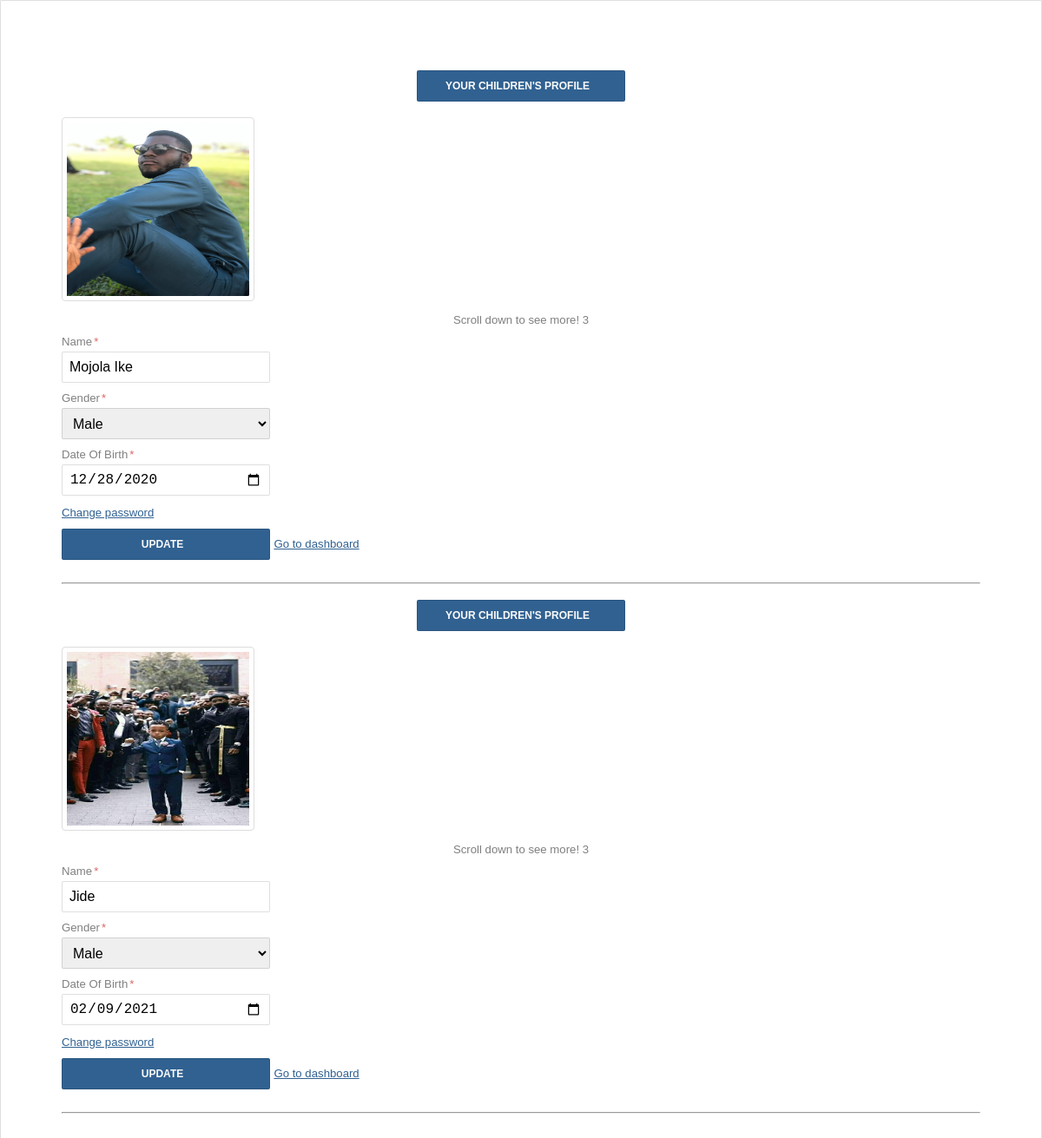
/cprofile.php (signed in), run on the app's committed database.
### tables this page shows
CREATE TABLE IF NOT EXISTS `children` (
  `id` int(4) NOT NULL AUTO_INCREMENT,
  `name` varchar(1000) NOT NULL,
  `image` varchar(100) NOT NULL,
  `gender` varchar(1000) NOT NULL,
  `dob` date NOT NULL,
  `Pid` varchar(4) NOT NULL,
  `date_created` timestamp NOT NULL DEFAULT CURRENT_TIMESTAMP,
  PRIMARY KEY (`id`)
);

CREATE TABLE IF NOT EXISTS `parents` (
  `Pid` int(4) NOT NULL AUTO_INCREMENT,
  `Pname` varchar(1000) NOT NULL,
  `username` varchar(100) NOT NULL,
  `address` varchar(100) NOT NULL,
  `dept` varchar(100) NOT NULL,
  `phone` varchar(100) NOT NULL,
  `email` varchar(100) NOT NULL,
  `password` varchar(100) NOT NULL,
  PRIMARY KEY (`Pid`)
);

### session.php (called while the page is built, shortened)
<?php
$connection = mysqli_connect("localhost", "root", "");
$user_check=$_SESSION['login_user'];
$ses_sql=mysqli_query($connection, "select * from parents where username='$user_check'");
$row = mysqli_fetch_assoc($ses_sql);
$login_id =$row['Pid'];
?>

### cprofile.php (the view, shortened to what this page needs)
 <?php
include('session.php');
 include('conn.php');
 ?>
<!DOCTYPE html>
<html>
<head>
</head>
<body>
   <?php
  $id =   $login_id;
$sql = "SELECT * FROM children  WHERE Pid = $id";
 $result = mysqli_query($db, $sql);
while($row = mysqli_fetch_array($result)) {
$name =   $row['name'];
$gender =   $row['gender'];
$dob =   $row['dob'];
 echo'<form method="POST" action="cprofile.php" id="login-form" class="login-form" autocomplete="off" role="main" enctype="multipart/form-data">
  <div>';
 echo' <center><button> Your Children\'s profile</button></center>
  </div>
  <h1 class="a11y-hidden">Update profile</h1> <br>';
     echo" <a title=".$row['name']."><img src='images/".$row['image']."' class='g' alt='My Child's pic/></a>";
  ;?>
  <div>
      <center> <label class="label-email">
      <span class="">Scroll down to see more! <?php  echo $id ?></span>
    </label></center>
    <label class="label-email">
      <input type="text" class="text" name="name"  placeholder="New Name"  tabindex="1" value="<?php echo $name; ?>" required />
      <span class="required">Name</span>
    </label>
    <label class="label-email">
      <select name="gender" >
      <option style="" value="<?php echo $gender; ?>"><?php echo $gender; ?></option>
</select>
      <span class="required">Gender</span>
    </label>
    <label class="label-email">
      <input type="date" class="text" name="dob" placeholder=""  tabindex="1"  value="<?php echo $dob; ?>"  required />
      <span class="required">Date Of Birth</span>
    </label>
    <label class="label-email">
    </label>
  </div>
   <div class="email">
    <a href="password.php">Change password</a>
  </div>
  <br>
  <input type="submit" name="update" value="Update" />
<div class="email">
    <a href="page.php">Go to dashboard</a>
  </div> <br> <br><hr>
 <?php
 }
    ?>
</body>
</html>

### cprofile.php (style rules this page uses)
html, body { align-items: center; background: #f2f4f8; border: 0; display: block; font-family: Helvetica, Arial, sans-serif; font-size: 16px; height: 100%; margin: 0; padding: 0; }
form { --background: white; --border: rgba(0, 0, 0, 0.125); --borderDark: rgba(0, 0, 0, 0.25); --borderDarker: rgba(0, 0, 0, 0.5); --bgColorH: 0; --bgColorS: 0%; --bgColorL: 98%; --fgColorH: 210; --fgColorS: 50%; --fgColorL: 38%; --shadeDark: 0.3; --shadeLight: 0.7; --shadeNormal: 0.5; --borderRadius: 0.125rem; --highlight: #306090; background: white; border: 1px solid var(--border); border-radius: var(--borderRadius); box-shadow: 0 1rem 1rem -0.75rem var(--border); display: block; padding: 70px; overflow: auto; }
form .email, form .email a { color: hsl(var(--fgColorH), var(--fgColorS), var(--fgColorL)); font-size: 0.825rem; order: 4; text-align: center; margin-top: 0.25rem; outline: 1px dashed transparent; outline-offset: 2px; display: inline; }
form > div { order: 2; }
label { display: flex; flex-direction: column; }
label > span { color: var(--borderDarker); display: block; font-size: 0.825rem; margin-top: 0.625rem; order: 1; transition: all 0.25s; }
label > span.required::after { content: "*"; color: #dd6666; margin-left: 0.125rem; }
label input { order: 2; outline: none; }
label input::placeholder { color: var(--borderDark); }
input, button, select { border: 1px solid var(--border); border-radius: var(--borderRadius); box-sizing: border-box; font-size: 1rem; height: 2.25rem; line-height: 1.25rem; margin-top: 0.25rem; order: 2; padding: 0.25rem 0.5rem; width: 15rem; transition: all 0.25s; }
input[type="submit"], button { color: hsl(var(--bgColorH), var(--bgColorS), var(--bgColorL)); background: hsl(var(--fgColorH), var(--fgColorS), var(--fgColorL)); font-size: 0.75rem; font-weight: bold; margin-top: 0.625rem; order: 4; outline: 1px dashed transparent; outline-offset: 2px; padding-left: 0; text-transform: uppercase; }
.g { border: 1px solid #ddd; border-radius: 4px; padding: 5px; width: 210px; height: 200px; }

### data on the page
children: image (picture), Pid.Pid "3", name "Mojola Ike", gender "Male", dob "12/28/2020"
children: image (picture), Pid.Pid "3", name "Jide", gender "Male", dob "02/09/2021"
